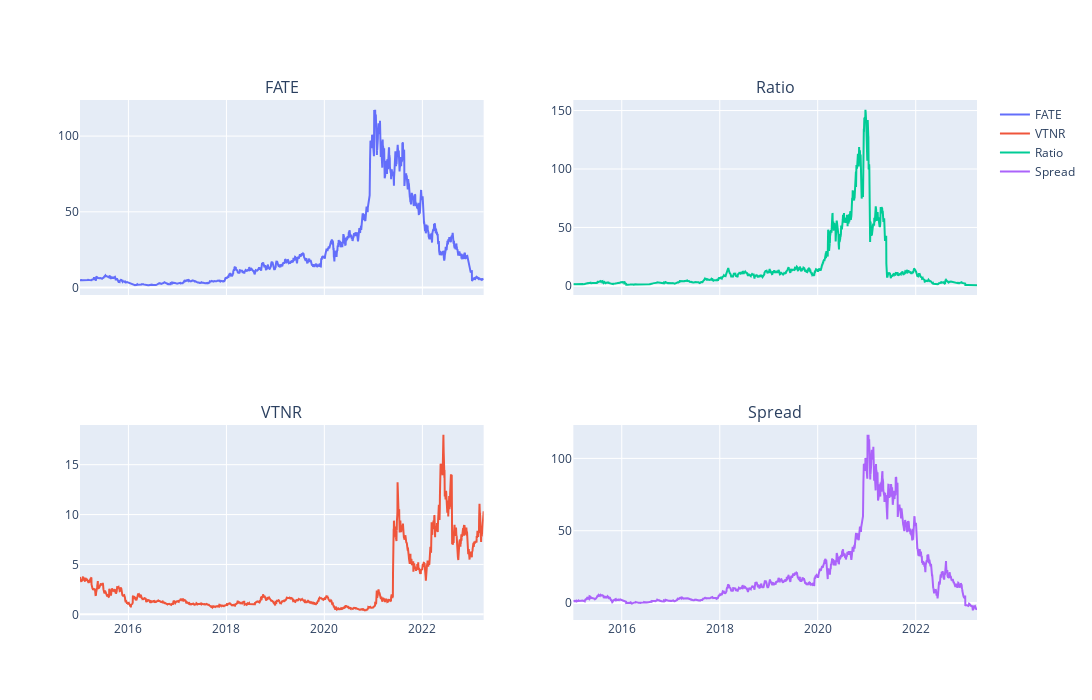

Notebook code cell kept with this figure:
### Code cell
pair("FATE", "VTNR")

### Figure 1 — Plotly figure (JSON) as saved in the notebook; plotly's stock layout.template omitted (floating-point values rounded to 4 significant figures; data arrays with more than 128 entries replaced by an {"elided": "..."} marker saying what was removed)
{"data": [{"mode": "lines", "name": "FATE", "type": "scatter", "x": {"elided": "2076 str values"}, "xaxis": "x", "y": {"elided": "2076 float values"}, "yaxis": "y"}, {"mode": "lines", "name": "VTNR", "type": "scatter", "x": {"elided": "2076 str values"}, "xaxis": "x3", "y": {"elided": "2076 float values"}, "yaxis": "y3"}, {"mode": "lines", "name": "Ratio", "type": "scatter", "x": {"elided": "2076 str values"}, "xaxis": "x2", "y": {"elided": "2076 float values"}, "yaxis": "y2"}, {"mode": "lines", "name": "Spread", "type": "scatter", "x": {"elided": "2076 str values"}, "xaxis": "x4", "y": {"elided": "2076 float values"}, "yaxis": "y4"}], "layout": {"annotations": [{"font": {"size": 16}, "showarrow": false, "text": "FATE", "x": 0.225, "xanchor": "center", "xref": "paper", "y": 1, "yanchor": "bottom", "yref": "paper"}, {"font": {"size": 16}, "showarrow": false, "text": "Ratio", "x": 0.775, "xanchor": "center", "xref": "paper", "y": 1, "yanchor": "bottom", "yref": "paper"}, {"font": {"size": 16}, "showarrow": false, "text": "VTNR", "x": 0.225, "xanchor": "center", "xref": "paper", "y": 0.375, "yanchor": "bottom", "yref": "paper"}, {"font": {"size": 16}, "showarrow": false, "text": "Spread", "x": 0.775, "xanchor": "center", "xref": "paper", "y": 0.375, "yanchor": "bottom", "yref": "paper"}], "height": 700, "width": 1700, "xaxis": {"anchor": "y", "domain": [0, 0.45], "matches": "x3", "showticklabels": false}, "xaxis2": {"anchor": "y2", "domain": [0.55, 1], "matches": "x4", "showticklabels": false}, "xaxis3": {"anchor": "y3", "domain": [0, 0.45]}, "xaxis4": {"anchor": "y4", "domain": [0.55, 1]}, "yaxis": {"anchor": "x", "domain": [0.625, 1]}, "yaxis2": {"anchor": "x2", "domain": [0.625, 1]}, "yaxis3": {"anchor": "x3", "domain": [0, 0.375]}, "yaxis4": {"anchor": "x4", "domain": [0, 0.375]}}}
